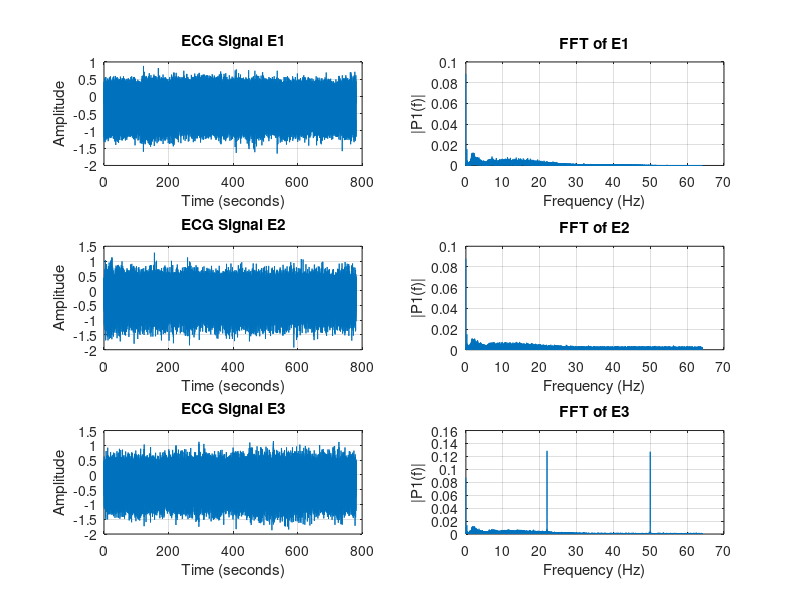

The MATLAB source for this figure:
% FFTs of the mat files

% Load and plot the ECG signals
load('E1.mat'); % Ensure E1.mat contains variable E1
load('E2.mat'); % Ensure E2.mat contains variable E2
load('E3.mat'); % Ensure E3.mat contains variable E3

Fs = 128;       % Sampling frequency
T = 1 / Fs;     % Sampling period
L1 = length(E1); % Length of E1
L2 = length(E2); % Length of E2
L3 = length(E3); % Length of E3

t1 = (0:L1-1) * T; % Time vector for E1
t2 = (0:L2-1) * T; % Time vector for E2
t3 = (0:L3-1) * T; % Time vector for E3

% Compute FFT for E1
E1_fft = fft(E1);
P2_E1 = abs(E1_fft / L1); 
P1_E1 = P2_E1(1:L1/2+1);
P1_E1(2:end-1) = 2 * P1_E1(2:end-1);
f1 = Fs * (0:(L1/2)) / L1;

% Compute FFT for E2
E2_fft = fft(E2);
P2_E2 = abs(E2_fft / L2); 
P1_E2 = P2_E2(1:L2/2+1);
P1_E2(2:end-1) = 2 * P1_E2(2:end-1);
f2 = Fs * (0:(L2/2)) / L2;

% Compute FFT for E3
E3_fft = fft(E3);
P2_E3 = abs(E3_fft / L3); 
P1_E3 = P2_E3(1:L3/2+1);
P1_E3(2:end-1) = 2 * P1_E3(2:end-1);
f3 = Fs * (0:(L3/2)) / L3;

% Plot signals and their FFTs
figure;

% ECG Signals
subplot(3, 2, 1);
plot(t1, E1);
title('ECG Signal E1');
xlabel('Time (seconds)');
ylabel('Amplitude');
grid on;

subplot(3, 2, 3);
plot(t2, E2);
title('ECG Signal E2');
xlabel('Time (seconds)');
ylabel('Amplitude');
grid on;

subplot(3, 2, 5);
plot(t3, E3);
title('ECG Signal E3');
xlabel('Time (seconds)');
ylabel('Amplitude');
grid on;

% FFT Spectrums
subplot(3, 2, 2);
plot(f1, P1_E1);
title('FFT of E1');
xlabel('Frequency (Hz)');
ylabel('|P1(f)|');
grid on;

subplot(3, 2, 4);
plot(f2, P1_E2);
title('FFT of E2');
xlabel('Frequency (Hz)');
ylabel('|P1(f)|');
grid on;

subplot(3, 2, 6);
plot(f3, P1_E3);
title('FFT of E3');
xlabel('Frequency (Hz)');
ylabel('|P1(f)|');
grid on;
